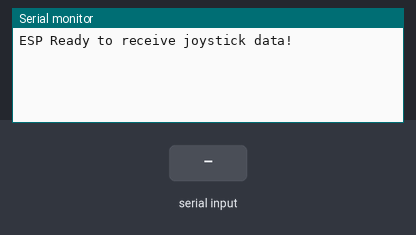
The sketch below on a simulated Arduino Uno, built with avr-gcc and run on an emulated ATmega328P. On the bench: the last lines printed to the serial monitor. The test bench sets the inputs (shaded band).

Above: at 1.2 s.
1.3 s: "90,45\n" received over Serial
At 2.2 s:
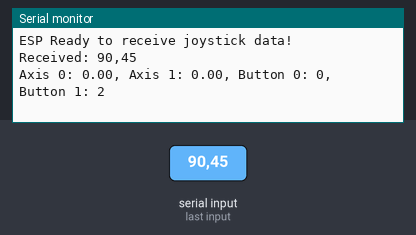
2.8 s: "5\n" received over Serial
At 3.4 s:
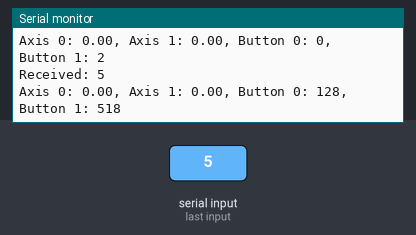
4.3 s: "90,45,200,10\n" received over Serial
At 5.5 s:
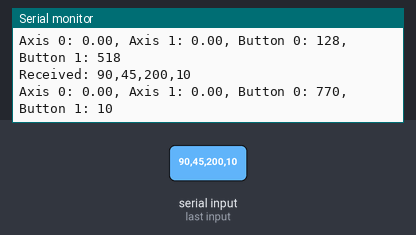
5.8 s: "30,150\n" received over Serial
At 6.9 s:
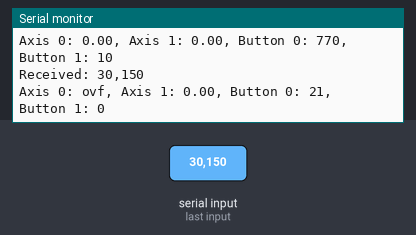

Measured:
- after the input at 1.3 s, the serial monitor: prints a new line at once (image 1)
- after the input at 2.8 s, the serial monitor: prints a new line at once (image 2)
- after the input at 4.3 s, the serial monitor: prints a new line at once (image 3)
- after the input at 5.8 s, the serial monitor: prints a new line at once (image 4)

The sketch:

esp.ino.ino
```cpp
void setup() {
  Serial.begin(115200); // Match this with Python's baud rate
  Serial.println("ESP Ready to receive joystick data!");
}

void loop() {
  if (Serial.available() > 0) {
    // Read incoming data
    String data = Serial.readStringUntil('\n');

    // Print the received data
    Serial.println("Received: " + data);

    // (Optional) Parse the data if needed
    float axis_0, axis_1;
    int button_0, button_1;
    sscanf(data.c_str(), "%f,%f,%d,%d", &axis_0, &axis_1, &button_0, &button_1);

    // Print parsed values
    Serial.print("Axis 0: ");
    Serial.print(axis_0);
    Serial.print(", Axis 1: ");
    Serial.print(axis_1);
    Serial.print(", Button 0: ");
    Serial.print(button_0);
    Serial.print(", Button 1: ");
    Serial.println(button_1);
  }
}
```
